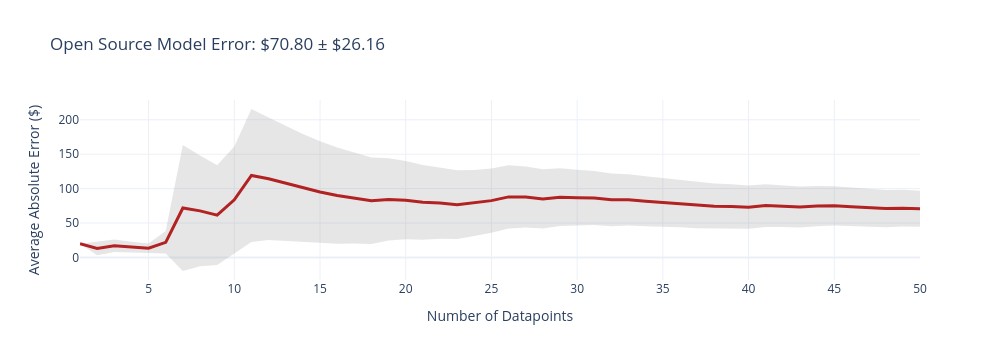
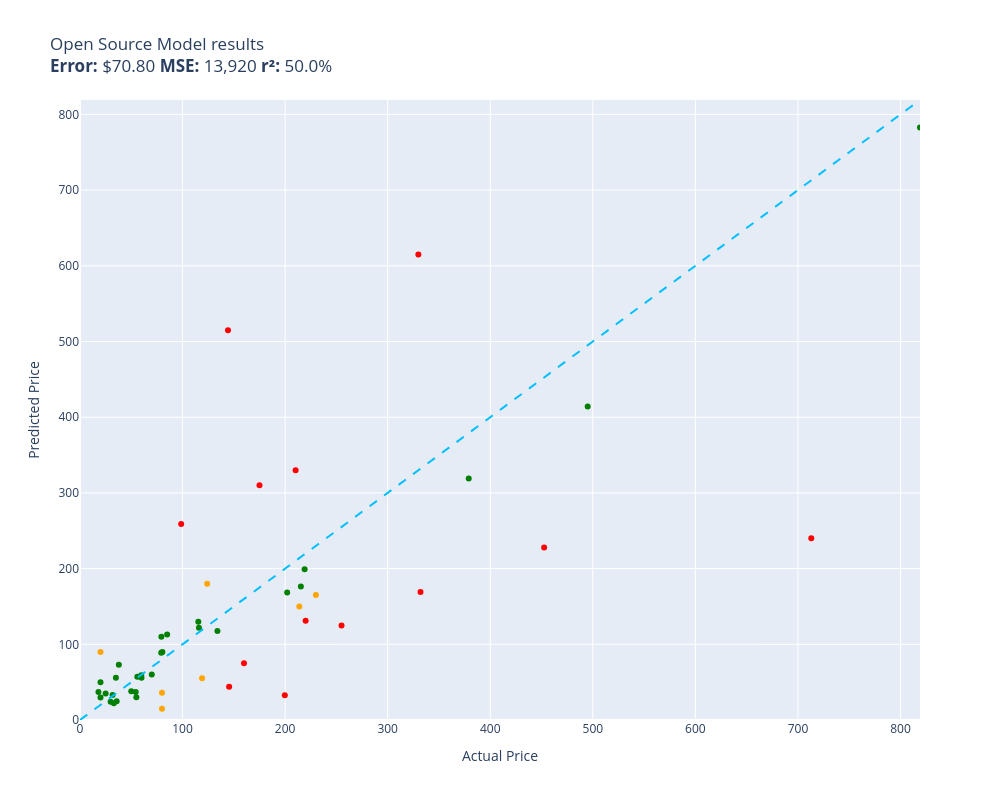

Write notebook code for charts like these, in order.
### Code cell
evaluate(open_source_model,test_data,50)

### Figure 1 — Plotly figure (JSON) as saved in the notebook; plotly's stock layout.template omitted (floating-point values rounded to 4 significant figures)
{"data": [{"fill": "toself", "fillcolor": "rgba(128,128,128,0.2)", "hoverinfo": "skip", "line": {"color": "rgba(255,255,255,0)"}, "name": "95% CI", "showlegend": false, "type": "scatter", "x": [1, 2, 3, 4, 5, 6, 7, 8, 9, 10, 11, 12, 13, 14, 15, 16, 17, 18, 19, 20, 21, 22, 23, 24, 25, 26, 27, 28, 29, 30, 31, 32, 33, 34, 35, 36, 37, 38, 39, 40, 41, 42, 43, 44, 45, 46, 47, 48, 49, 50, 50, 49, 48, 47, 46, 45, 44, 43, 42, 41, 40, 39, 38, 37, 36, 35, 34, 33, 32, 31, 30, 29, 28, 27, 26, 25, 24, 23, 22, 21, 20, 19, 18, 17, 16, 15, 14, 13, 12, 11, 10, 9, 8, 7, 6, 5, 4, 3, 2, 1], "y": [20, 22.7, 26.1, 22.7, 20.18, 38.37, 163.3, 148.1, 133.8, 161.1, 215.6, 203.2, 190.7, 179.3, 168.9, 159.8, 152.5, 145.2, 144.0, 140.0, 134.4, 130.9, 126.6, 127.2, 129.1, 134.0, 132.0, 128.0, 129.4, 127.3, 125.4, 122.0, 120.9, 117.8, 115.1, 113.0, 110.2, 107.5, 106.4, 104.7, 106.5, 105.1, 103.2, 103.9, 103.6, 101.7, 100.0, 98.11, 98.21, 96.96, 44.64, 44.9, 43.76, 44.81, 45.47, 46.39, 45.43, 43.57, 44.21, 44.26, 41.52, 41.74, 41.16, 42.47, 43.88, 44.18, 45.26, 46.59, 45.39, 47.05, 46.3, 45.68, 41.9, 43.43, 41.99, 35.95, 31.12, 26.84, 26.98, 25.65, 26.47, 24.53, 19.37, 20.33, 20.04, 21.41, 23.23, 24.71, 25.25, 22.62, 6.421, -11.05, -12.72, -19.69, 5.589, 6.587, 7.819, 7.9, 3.298, 20]}, {"customdata": [[0], [9.702], [9.1], [7.438], [6.797], [16.39], [91.48], [80.4], [72.42], [77.32], [96.51], [88.95], [83.01], [78.04], [73.75], [69.86], [66.08], [62.9], [59.71], [56.76], [54.4], [51.97], [49.89], [48.04], [46.56], [45.99], [44.29], [43.04], [41.86], [40.49], [39.2], [38.29], [37.13], [36.28], [35.44], [34.54], [33.85], [33.18], [32.33], [31.58], [31.13], [30.42], [29.81], [29.24], [28.6], [28.11], [27.6], [27.18], [26.65], [26.16]], "hovertemplate": "n=%{x}<br>Avg Error=$%{y:,.2f}<br>±95% CI=$%{customdata[0]:,.2f}<extra></extra>", "line": {"color": "firebrick", "width": 3}, "mode": "lines", "name": "Cumulative Avg Error", "type": "scatter", "x": [1, 2, 3, 4, 5, 6, 7, 8, 9, 10, 11, 12, 13, 14, 15, 16, 17, 18, 19, 20, 21, 22, 23, 24, 25, 26, 27, 28, 29, 30, 31, 32, 33, 34, 35, 36, 37, 38, 39, 40, 41, 42, 43, 44, 45, 46, 47, 48, 49, 50], "y": [20, 13, 17, 15.26, 13.38, 21.98, 71.8, 67.68, 61.37, 83.74, 119.1, 114.2, 107.7, 101.3, 95.16, 89.9, 86.41, 82.27, 84.25, 83.23, 80.05, 78.95, 76.73, 79.16, 82.52, 87.98, 87.72, 84.94, 87.54, 86.79, 86.25, 83.68, 83.72, 81.54, 79.62, 78.42, 76.31, 74.34, 74.07, 73.09, 75.38, 74.63, 73.38, 74.67, 74.99, 73.58, 72.42, 70.94, 71.56, 70.8]}], "layout": {"height": 360, "showlegend": false, "title": {"text": "Open Source Model Error: $70.80 ± $26.16"}, "width": 1000, "xaxis": {"title": {"text": "Number of Datapoints"}}, "yaxis": {"title": {"text": "Average Absolute Error ($)"}}}}

### Figure 2 — Plotly figure (JSON) as saved in the notebook; plotly's stock layout.template omitted (floating-point values rounded to 4 significant figures)
{"data": [{"customdata": [["Old Blood Noise Excess V2 Distortion Cho...\nGuess=$199.00 Actual=$219.00"], ["telpo Headlight Assembly Fit For 15 Camr...\nGuess=$121.99 Actual=$115.99"], ["NewPower99 Battery Kit for Samsung Galax...\nGuess=$29.95 Actual=$54.95"], ["EXMAX NG-10X Fresnel Lens Focusing Adapt...\nGuess=$59.95 Actual=$69.98"], ["Stand for Raven Pro Document Scanner - P...\nGuess=$23.96 Actual=$29.85"], ["ACDelco GM Original Equipment FW339 Fron...\nGuess=$176.45 Actual=$215.33"], ["8544771 Dryer Heating Element, 279816 Th...\nGuess=$24.90 Actual=$35.74"], ["Metabo HPT 36V MultiVolt™ Cordless Rotar...\nGuess=$319.00 Actual=$379.00"], ["46mm Digital Pro High-Resolution Close-U...\nGuess=$49.95 Actual=$19.99"], ["Innovative Percussion CB-6 Chamois Bass ...\nGuess=$36.99 Actual=$54.32"], ["Panasonic KX-TG6511B DECT 6.0 PLUS Expan...\nGuess=$88.84 Actual=$79.20"], ["LOVE MEI Galaxy S10 Lite Case, Military ...\nGuess=$21.99 Actual=$32.98"], ["GJY Portable TV,10.6 inch Mini TV for AT...\nGuess=$109.97 Actual=$79.36"], ["LD Products Compatible Toner Cartridge R...\nGuess=$37.99 Actual=$49.98"], ["Intermatic PX300 12V 300W Transformer wi...\nGuess=$117.71 Actual=$134.00"], ["HK SYSTEMS 13\" Heavy Duty Black \"Push\" O...\nGuess=$112.87 Actual=$84.95"], ["Mini PC, Kinupute Desktop Computer E3-12...\nGuess=$413.99 Actual=$495.00"], ["June Garden 12\" Sweet Dolly Charlotte - ...\nGuess=$29.86 Actual=$19.99"], ["Deco Mount Pro Tripod Microphone Stand w...\nGuess=$55.78 Actual=$59.95"], ["KOMPUTERBAY 4GB 2X 2GB DDR2 1066MHz PC2-...\nGuess=$89.99 Actual=$80.34"], ["Scranton & Co 3 Drawer Mobile File Cabin...\nGuess=$129.65 Actual=$115.35"], ["Canon EOS Rebel T7 Digital SLR Camera wi...\nGuess=$782.60 Actual=$819.00"], ["Evergreen HSHB2005 Cylinder Head Gasket ...\nGuess=$59.14 Actual=$59.69"], ["Task T24287 Roman Ogee Router Bit with 1...\nGuess=$57.21 Actual=$55.88"], ["Southwire 120V/15A Right Angle User Atta...\nGuess=$72.83 Actual=$37.87"], ["Mylites+ Standard Comic Book Mylar Sleev...\nGuess=$55.89 Actual=$34.99"], ["DALDED LED Light Kit for Lego Sonic Gree...\nGuess=$34.99 Actual=$24.99"], ["152MM Hole Saws M42 Bi-Metal High Speed ...\nGuess=$36.99 Actual=$17.99"], ["Baseball Backpacks Large 18 Inch Bookbag...\nGuess=$33.07 Actual=$31.77"], ["AUTOFREE LED Tail Lights Assembly Compat...\nGuess=$168.32 Actual=$201.99"]], "hovertemplate": "%{customdata[0]}<extra></extra>", "legendgroup": "green", "marker": {"color": "green", "size": 6, "symbol": "circle"}, "mode": "markers", "name": "green", "orientation": "v", "showlegend": true, "type": "scatter", "x": [219.0, 116.0, 54.95, 69.98, 29.85, 215.3, 35.74, 379.0, 19.99, 54.32, 79.2, 32.98, 79.36, 49.98, 134.0, 84.95, 495.0, 19.99, 59.95, 80.34, 115.3, 819.0, 59.69, 55.88, 37.87, 34.99, 24.99, 17.99, 31.77, 202.0], "xaxis": "x", "y": [199.0, 122.0, 29.95, 59.95, 23.96, 176.4, 24.9, 319.0, 49.95, 36.99, 88.84, 21.99, 110.0, 37.99, 117.7, 112.9, 414.0, 29.86, 55.78, 89.99, 129.7, 782.6, 59.14, 57.21, 72.83, 55.89, 34.99, 36.99, 33.07, 168.3], "yaxis": "y"}, {"customdata": [["RBC12-UPC Replacement Battery Cartridge ...\nGuess=$165.02 Actual=$229.99"], ["PEMP E65 E66 CDC Simulate Optical Fiber ...\nGuess=$55.00 Actual=$119.00"], ["CORSAIR Dominator Platinum RGB 32GB (2x1...\nGuess=$179.99 Actual=$124.00"], ["Clementoni 39132.5 Jigsaw Puzzle 1,000 P...\nGuess=$14.99 Actual=$79.95"], ["10GBase-LR SFP+ Transceiver, Handar 10GB...\nGuess=$89.99 Actual=$19.99"], ["Travelpro Platinum Elite Slim Business L...\nGuess=$149.99 Actual=$213.83"], ["15\" Locking Shower Head Extension Arm in...\nGuess=$36.00 Actual=$79.95"]], "hovertemplate": "%{customdata[0]}<extra></extra>", "legendgroup": "orange", "marker": {"color": "orange", "size": 6, "symbol": "circle"}, "mode": "markers", "name": "orange", "orientation": "v", "showlegend": true, "type": "scatter", "x": [230.0, 119.0, 124.0, 79.95, 19.99, 213.8, 79.95], "xaxis": "x", "y": [165.0, 55.0, 180.0, 14.99, 89.99, 150.0, 36.0], "yaxis": "y"}, {"customdata": [["SuppliesOutlet Compatible Toner Cartridg...\nGuess=$514.99 Actual=$144.29"], ["Pump Head TBVECHI 175PSI 4KW 5.5HP 21CFM...\nGuess=$614.99 Actual=$329.90"], ["Bam France 2002XL Contoured Hightech Bla...\nGuess=$239.99 Actual=$713.00"], ["APS iBoard 6-inch Aluminum (Black Powder...\nGuess=$329.99 Actual=$210.23"], ["SKB iSeries 3i-13096-6KP Case for BlackM...\nGuess=$310.00 Actual=$174.99"], ["Bam Trekking 3027SB Single Black Clarine...\nGuess=$169.00 Actual=$332.00"], ["DEWALT 20V MAX* XR Impact Driver with Bl...\nGuess=$228.00 Actual=$452.53"], ["Aolemi Oil Rubbed Bronze Single Function...\nGuess=$259.00 Actual=$98.65"], ["GanFindX Portable Car Hand Controls for ...\nGuess=$74.96 Actual=$159.90"], ["JRready ST6313 DT Deutsch Connector Kit,...\nGuess=$32.77 Actual=$199.68"], ["Tidal Front + Rear Fender Flares 4PC Poc...\nGuess=$124.87 Actual=$254.99"], ["Dakota Alert MURS Alert Probe Sensor - M...\nGuess=$131.05 Actual=$219.99"], ["Wenger City Upgrade Laptop Backpack with...\nGuess=$44.00 Actual=$145.42"]], "hovertemplate": "%{customdata[0]}<extra></extra>", "legendgroup": "red", "marker": {"color": "red", "size": 6, "symbol": "circle"}, "mode": "markers", "name": "red", "orientation": "v", "showlegend": true, "type": "scatter", "x": [144.3, 329.9, 713.0, 210.2, 175.0, 332.0, 452.5, 98.65, 159.9, 199.7, 255.0, 220.0, 145.4], "xaxis": "x", "y": [515.0, 615.0, 240.0, 330.0, 310.0, 169.0, 228.0, 259.0, 74.96, 32.77, 124.9, 131.1, 44.0], "yaxis": "y"}, {"hoverinfo": "skip", "line": {"color": "deepskyblue", "dash": "dash", "width": 2}, "mode": "lines", "name": "y = x", "showlegend": false, "type": "scatter", "x": [0, 819], "y": [0, 819]}], "layout": {"height": 800, "legend": {"title": {"text": "color"}, "tracegroupgap": 0}, "showlegend": false, "title": {"text": "Open Source Model results<br><b>Error:</b> $70.80 <b>MSE:</b> 13,920 <b>r²:</b> 50.0%"}, "width": 1000, "xaxis": {"anchor": "y", "domain": [0, 1], "range": [0, 819], "title": {"text": "Actual Price"}}, "yaxis": {"anchor": "x", "domain": [0, 1], "range": [0, 819], "title": {"text": "Predicted Price"}}}}
